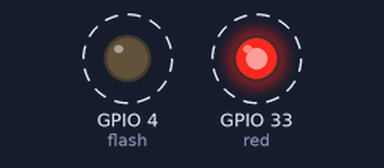
The program below on a simulated ESP32 board running MicroPython. On the bench: output pins drawn as LEDs (lit = HIGH). Dashed ring = blinking.

Above: at 0.05 s.
Timing chart, 0 to 3.0 s (numbered marks = the images above):
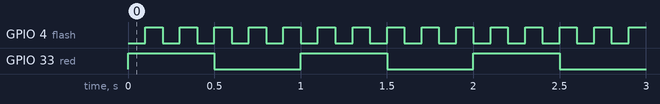

Measured:
- by itself, GPIO 4 (flash): alternates HIGH for 0.10 s and LOW for 0.10 s
- by itself, GPIO 33 (red): alternates HIGH for 0.50 s and LOW for 0.50 s

The program:

261002_py3_summary_.py
```python
from machine import Pin, Timer


flash = Pin(4, Pin.OUT, value=0)
red = Pin(33, Pin.OUT, value=1)

time_cnt = 0

ms_flag = False

def timer_callback(t):
    global ms_flag
    ms_flag = True

def timer_100ms():
    flash.value(flash.value() ^ 1)

def timer_500ms():
    red.value(red.value() ^ 1)

tmr = Timer(0)

tmr.init(period=1, mode=Timer.PERIODIC, callback=timer_callback)

try:
    while True:
        if ms_flag:    # if ms_flag == True: 와 동일한 의미입니다.
            ms_flag = False
            time_cnt += 1

            if time_cnt % 100 == 0:
                timer_100ms()

            if time_cnt % 500 == 0:
                timer_500ms()
                time_cnt = 0

except KeyboardInterrupt:
    flash.value(0)
    tmr.deinit()
    print("타이머 정지")
```
